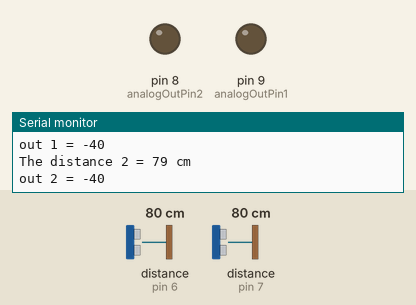
Recording of a sketch running on a simulated Arduino Uno, built with avr-gcc and run on an emulated ATmega328P. Shown: output pins drawn as LEDs (lit = HIGH), the last lines printed to the serial monitor. Wiring (inferred from the names in the program): 2 × range finder with pulse-width output: data pin 7 / data pin 6. The test bench sets the inputs (shaded band); at power-on: distance to the obstacle (sensors on pin 6, pin 7) 80 cm. The echo pulse lasts 58.3 µs per cm.

Above: at 1.2 s.
1.3 s: distance to the obstacle (sensor on pin 6) set to 46 cm
2.9 s: distance to the obstacle (sensor on pin 6) set to 40 cm
At 3.8 s:
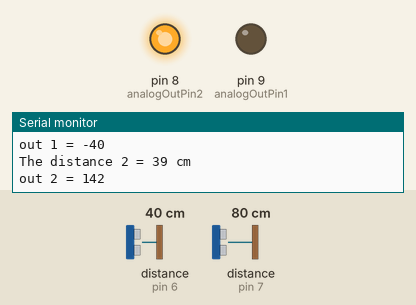
5.0 s: distance to the obstacle (sensor on pin 7) set to 2 cm
At 6.9 s:
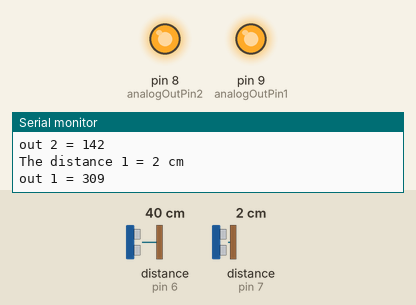
7.2 s: distance to the obstacle (sensor on pin 7) set to 18 cm
At 8.1 s:
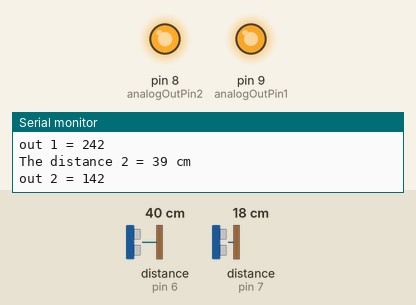
9.0 s: distance to the obstacle (sensor on pin 6) set to 60 cm
At 10.0 s:
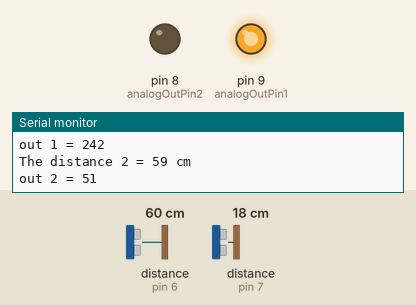
11.2 s: distance to the obstacle (sensor on pin 7) set to 35 cm
At 13.0 s:
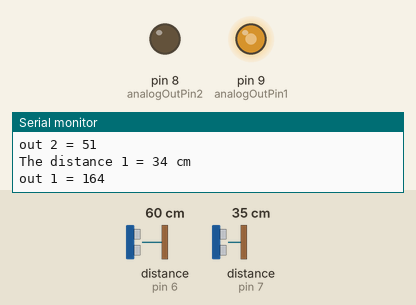
Timing chart, 0 to 14.4 s (numbered marks = the images above; inputs shaded):
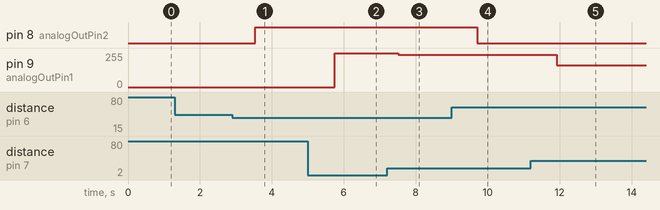

Measured:
- the behaviour switches between 44 and 43 cm on distance to the obstacle (sensor on pin 6) (found by bisection; images 0 and 1)
- after the input at 2.9 s, pin 8 (analogOutPin2): LOW → HIGH after 0.64 s
- after the input at 5.0 s, pin 9 (analogOutPin1): 0/255 → 255/255 after 0.74 s
- after the input at 7.2 s, pin 9 (analogOutPin1): 255/255 → 242/255 after 0.31 s
- after the input at 9.0 s, pin 8 (analogOutPin2): HIGH → LOW after 0.71 s
- after the input at 11.2 s, pin 9 (analogOutPin1): 242/255 → 164/255 after 0.72 s

The sketch:

sonar_EZ0.ino
```cpp
//...........................................................
// this code Based on : http://playground.arduino.cc/Main/MaxSonar
int pw_pin1=7;
int pw_pin2=6;
int arraysize = 9;
int array1[] = { 0, 0, 0, 0, 0, 0, 0, 0, 0};
long inch1;
int exact_cm_value1;
int array2[] = { 0, 0, 0, 0, 0, 0, 0, 0, 0};
long inch2;
int exact_cm_value2;
const int analogOutPin1 = 9;
const int analogOutPin2 = 8;

int outputValue1 = 0;
int outputValue2 = 0;

void setup() {
  // put your setup code here, to run once:
   pinMode(pw_pin1, INPUT);
   pinMode(pw_pin2, INPUT);
   Serial.begin(9600);
}
void sensorRead(int sensor, long inch,int array[]){
  for(int i = 0; i < arraysize; i++)
  {
    inch = pulseIn(sensor, HIGH);
    array[i] = inch/58;
    delay(10);
  }
}
void array_arrangment(int *a,int n){
//  Author: Bill Gentles, Nov. 12, 2010)
   for (int i = 1; i < n; ++i)
  {
    int j = a[i];
    int k;
    for (k = i - 1; (k >= 0) && (j < a[k]); k--)
    {
      a[k + 1] = a[k];
    }
    a[k + 1] = j;
  }
}

int filter(int *a,int n){
int i = 0;
  int count = 0;
  int maxCount = 0;
  int filter = 0;
  int median;
  int prevCount = 0;
  while(i<(n-1)){
    prevCount=count;
    count=0;
    while(a[i]==a[i+1]){
      count++;
      i++;
    }
    if(count>prevCount && count>maxCount){
      filter=a[i];
      maxCount=count;
      median=0;
    }
    if(count==0){
      i++;
    }
    if(count==maxCount){//If the dataset has 2 or more modes.
      median=1;
    }
    if(filter==0||median==1){//Return the median if there is no mode.
      filter=a[(n/2)];
    }

    return filter;

  }
}
void loop() {
  // put your main code here, to run repeatedly:
  sensorRead(pw_pin1,inch1,array1);

  array_arrangment(array1,arraysize);
  exact_cm_value1= filter(array1,arraysize);
  Serial.print("The distance 1 = ");
  Serial.print(exact_cm_value1);
  Serial.println(" cm ");

  outputValue1 = map(exact_cm_value1, 14, 70, 255, 0);
  if(outputValue1 > 0)
    analogWrite(analogOutPin1, outputValue1);
   else
    analogWrite(analogOutPin1, 0);

  Serial.print("out 1 = ");
  Serial.println(outputValue1);


  sensorRead(pw_pin2, inch2,array2);

  array_arrangment(array2,arraysize);
  exact_cm_value2= filter(array2,arraysize);
  Serial.print("The distance 2 = ");
  Serial.print(exact_cm_value2);
  Serial.println(" cm ");

  outputValue2 = map(exact_cm_value2, 14, 70, 255, 0);
  if(outputValue2 > 0)
    analogWrite(analogOutPin2, outputValue2);
   else
    analogWrite(analogOutPin2, 0);

  Serial.print("out 2 = ");
  Serial.println(outputValue2);


}
```
